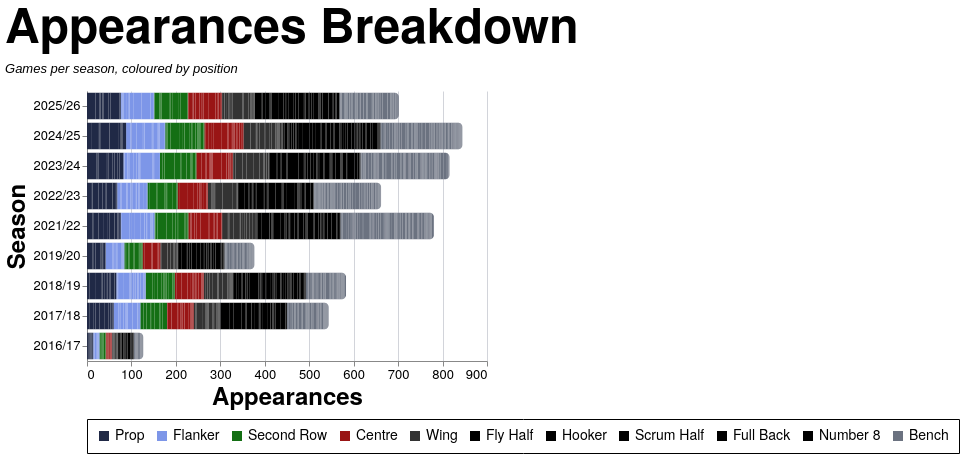

Write a Vega-Lite specification for this figure.
### Vega-Lite specification from a JSON file in a GitHub repository (floating-point values rounded to 4 significant figures; data arrays with more than 128 entries replaced by an {"elided": "..."} marker saying what was removed)
{"config": {"axis": {"labelFont": "PT Sans Narrow, Helvetica Neue, Helvetica, Arial, sans-serif", "titleFont": "PT Sans Narrow, Helvetica Neue, Helvetica, Arial, sans-serif", "labelFontSize": 13, "titleFontSize": 24, "gridColor": "#202947", "gridOpacity": 0.2, "zindex": 1}, "text": {"font": "Lato, sans-serif"}, "bar": {"cornerRadiusEnd": 5}, "header": {"labelFont": "PT Sans Narrow, Helvetica Neue, Helvetica, Arial, sans-serif", "titleFont": "PT Sans Narrow, Helvetica Neue, Helvetica, Arial, sans-serif", "labelFontSize": 24, "titleFontSize": 28, "labelFontWeight": "bold", "orient": "left"}, "legend": {"labelFont": "PT Sans Narrow, Helvetica Neue, Helvetica, Arial, sans-serif", "titleFont": "PT Sans Narrow, Helvetica Neue, Helvetica, Arial, sans-serif", "labelFontSize": 14, "titleFontSize": 16, "titlePadding": 5, "fillColor": "white", "strokeColor": "black", "padding": 10, "titleFontWeight": "lighter", "titleFontStyle": "italic", "titleColor": "gray", "offset": 10}, "title": {"font": "PT Sans Narrow, Helvetica Neue, Helvetica, Arial, sans-serif", "fontSize": 48, "fontWeight": "bold", "anchor": "start", "align": "center", "titlePadding": 20, "subtitlePadding": 10, "subtitleFontSize": 13, "subtitleColor": "", "subtitleFontStyle": "italic", "offset": 15, "color": "black"}, "axisX": {"labelAngle": 0}, "facet": {"title": null, "header": null, "align": {"row": "each", "column": "each"}, "spacing": 10}, "resolve": {"scale": {"y": "independent", "facet": "independent"}}, "background": "transparent", "scale": {"offsetBandPaddingOuter": 0.2, "offsetBandPaddingInner": 0.1}, "view": {"stroke": null, "background": "transparent"}}, "data": {"name": "data-0978e5fe53390e7be3da12c2a1c8e879"}, "mark": {"type": "bar"}, "encoding": {"color": {"field": "color_value", "legend": {"orient": "bottom", "title": null}, "scale": {"domain": ["Prop", "Flanker", "Second Row", "Centre", "Wing", "Fly Half", "Hooker", "Scrum Half", "Full Back", "Number 8", "Bench"], "range": ["#202946", "#7d96e8", "#146f14", "#991515", "#333333", "#000000", "#000000", "#000000", "#000000", "#000000", "#6b7280"]}, "type": "nominal"}, "order": {"field": "stack_order", "type": "quantitative"}, "tooltip": [{"field": "player", "title": "Player", "type": "nominal"}, {"field": "season", "title": "Season", "type": "nominal"}, {"field": "color_value", "title": "Position", "type": "nominal"}, {"aggregate": "sum", "field": "apps", "title": "Appearances", "type": "quantitative"}], "x": {"aggregate": "sum", "field": "apps", "title": "Appearances", "type": "quantitative"}, "y": {"field": "season", "sort": {"field": "season_sort", "op": "max", "order": "descending"}, "title": "Season", "type": "nominal"}}, "height": {"step": 30}, "title": {"text": "Appearances Breakdown", "subtitle": "Games per season, coloured by position"}, "width": 400, "$schema": "https://vega.github.io/schema/vega-lite/v5.20.1.json", "datasets": {"data-0978e5fe53390e7be3da12c2a1c8e879": {"elided": "2509 records"}}}
